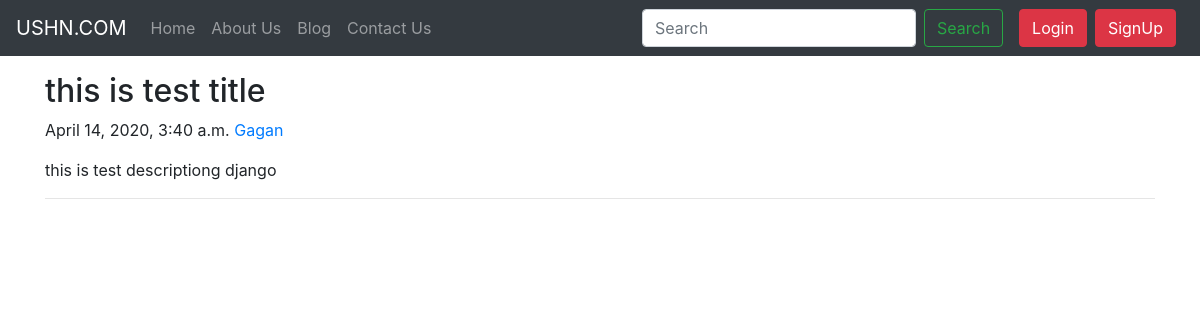
/blog/first-post, run on the app's committed database.
### blog/models.py (models this page shows, shortened)
class Post(models.Model):
    sn = models.AutoField(primary_key=True)
    title =models.CharField(max_length=255)
    content =models.TextField()
    author =models.CharField(max_length=13)
    slug = models.CharField(max_length=130)
    timeStamp=models.DateTimeField(blank=True)

### blog/views.py (the view)
# urls.py: path('<str:slug>', views.blogPost, name='blogPost'),
def blogPost(request, slug):
    post = Post.objects.filter(slug=slug).first()
    context = {'post':post}
    return render (request,'blog/blogPost.html',context)

### templates/blog/blogPost.html (shortened to what this page needs)
{% extends 'base.html' %}
{% block body %}
<div class="container my-3">
<div class="blog-post">
        <h2 class="blog-post-title">{{post.title}}</h2>
        <p class="blog-post-meta">{{post.timeStamp}} <a href="/about">{{post.author}}</a></p>
        <p>{{post.content}}</p>
        <hr>
      </div>
      </div>
{% endblock body %}

### data on the page
Post: title "this is test title", timeStamp "April 14, 2020, 3:40 a.m.", author "Gagan", content "this is test descriptiong django"
